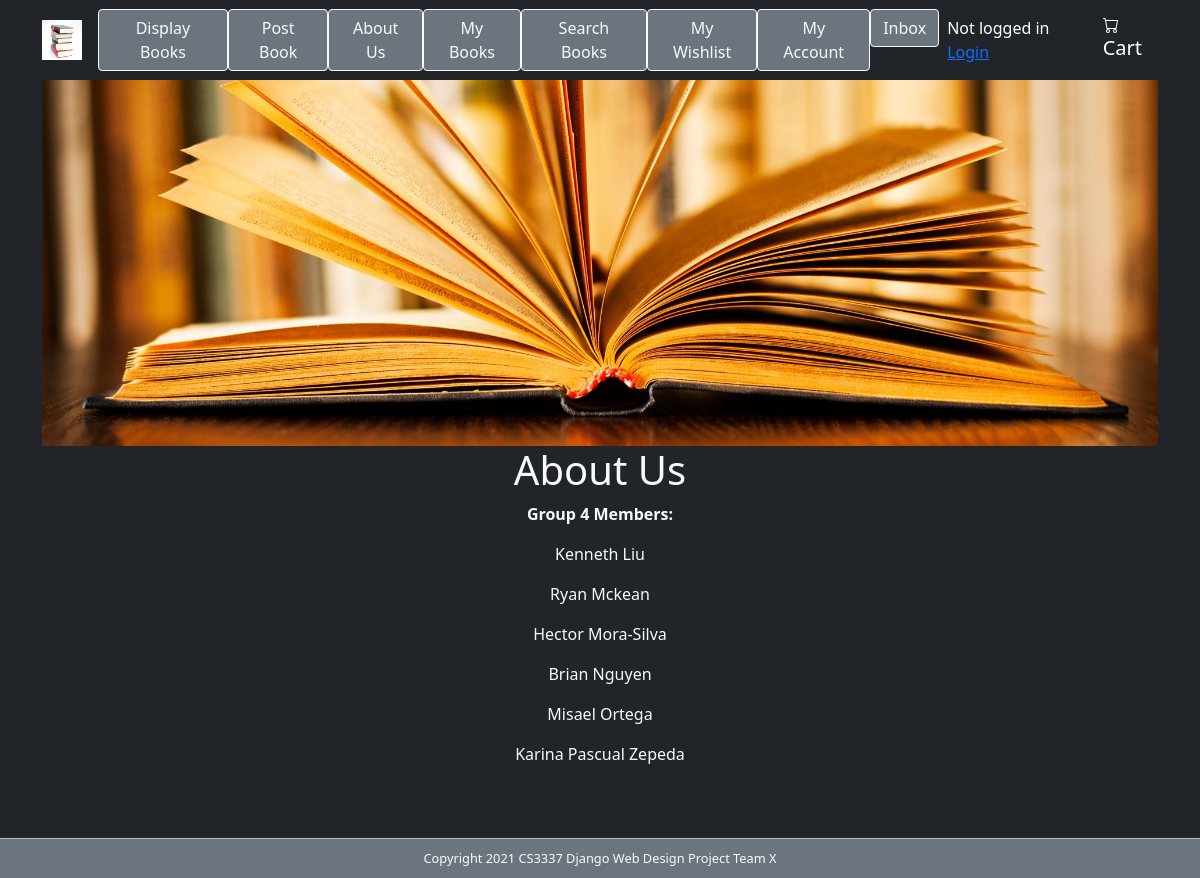
The app's page /aboutus with its own data.
### bookMng/models.py (models this page shows, shortened)
class MainMenu(models.Model):
    item = models.CharField(max_length=200, unique=True)
    link = models.CharField(max_length=200, unique=True)

### bookMng/views.py (the view)
# urls.py: path('aboutus', views.aboutus, name='aboutus'),
def aboutus(request):
    return render(request,
                  'bookMng/aboutus.html',
                  {
                      'item_list': MainMenu.objects.all(),
                  }
                  )

### bookEx/templates/bookMng/aboutus.html (shortened to what this page needs)
<link href="https://cdn.jsdelivr.net/npm/bootstrap@5.1.3/dist/css/bootstrap.min.css"
      rel="stylesheet"
>
{% extends "base.html" %}
{% load static %}
{% block sidenav %}
    {% for item in item_list %}
        <li>
            <a href="{{ item.link}}">
                <button type="button" class="btn btn-secondary btn-outline-light">{{ item.item }}</button>
            </a>
        </li>
    {% endfor %}
{% endblock sidenav %}
{% block content %}
   <h1 align="center"> About Us </h1>
   <p align="center"><b>Group 4 Members:</b></p>
    <p align="center">Kenneth Liu</p>
    <p align="center">Ryan Mckean</p>
    <p align="center">Hector Mora-Silva</p>
    <p align="center">Brian Nguyen</p>
    <p align="center">Misael Ortega</p>
    <p align="center">Karina Pascual Zepeda</p>
{% endblock content%}

### records on screen
MainMenu: item "Display Books"
MainMenu: item "Post Book"
MainMenu: item "About Us"
MainMenu: item "My Books"
MainMenu: item "Search Books"
MainMenu: item "My Wishlist"
MainMenu: item "My Account"
MainMenu: item "Inbox"
